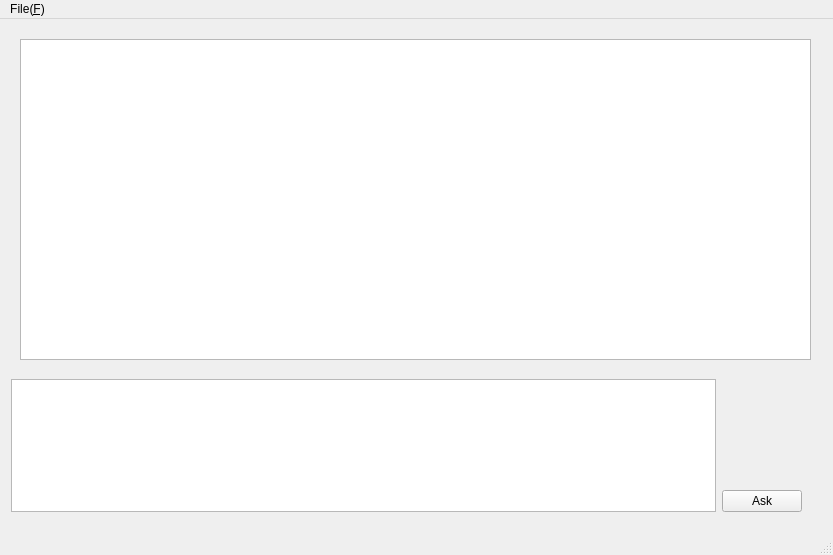
<?xml version="1.0" encoding="UTF-8"?>
<ui version="4.0">
 <class>MainWindow</class>
 <widget class="QMainWindow" name="MainWindow">
  <property name="geometry">
   <rect>
    <x>0</x>
    <y>0</y>
    <width>833</width>
    <height>555</height>
   </rect>
  </property>
  <property name="windowTitle">
   <string>chatLLaMa</string>
  </property>
  <widget class="QWidget" name="centralwidget">
   <widget class="QWidget" name="layoutWidget">
    <property name="geometry">
     <rect>
      <x>11</x>
      <y>360</y>
      <width>791</width>
      <height>133</height>
     </rect>
    </property>
    <layout class="QHBoxLayout" name="horizontalLayout">
     <item>
      <widget class="QPlainTextEdit" name="sendMessageTextEdit">
       <property name="plainText">
        <string/>
       </property>
      </widget>
     </item>
     <item>
      <layout class="QVBoxLayout" name="verticalLayout">
       <item>
        <spacer name="verticalSpacer">
         <property name="orientation">
          <enum>Qt::Vertical</enum>
         </property>
         <property name="sizeHint" stdset="0">
          <size>
           <width>20</width>
           <height>40</height>
          </size>
         </property>
        </spacer>
       </item>
       <item>
        <widget class="QPushButton" name="sendMessageButton">
         <property name="text">
          <string>Ask</string>
         </property>
        </widget>
       </item>
      </layout>
     </item>
    </layout>
   </widget>
   <widget class="QPlainTextEdit" name="chatMeaasge">
    <property name="geometry">
     <rect>
      <x>20</x>
      <y>20</y>
      <width>791</width>
      <height>321</height>
     </rect>
    </property>
    <property name="readOnly">
     <bool>true</bool>
    </property>
   </widget>
  </widget>
  <widget class="QMenuBar" name="menubar">
   <property name="geometry">
    <rect>
     <x>0</x>
     <y>0</y>
     <width>833</width>
     <height>26</height>
    </rect>
   </property>
   <widget class="QMenu" name="menu">
    <property name="title">
     <string>File(&amp;F)</string>
    </property>
    <addaction name="action_LoadModel"/>
   </widget>
   <addaction name="menu"/>
  </widget>
  <widget class="QStatusBar" name="statusbar"/>
  <action name="action_LoadModel">
   <property name="text">
    <string>Model Manager(&amp;O)</string>
   </property>
  </action>
 </widget>
 <resources/>
 <connections/>
</ui>
